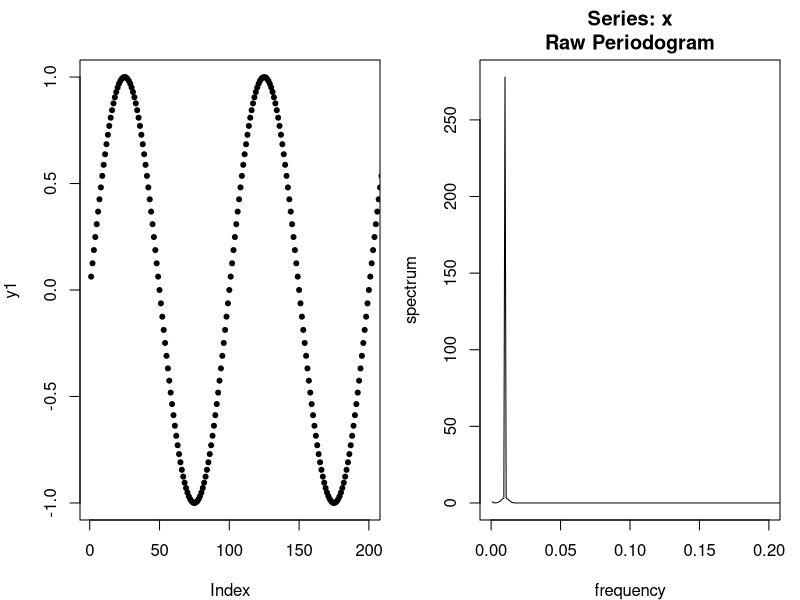
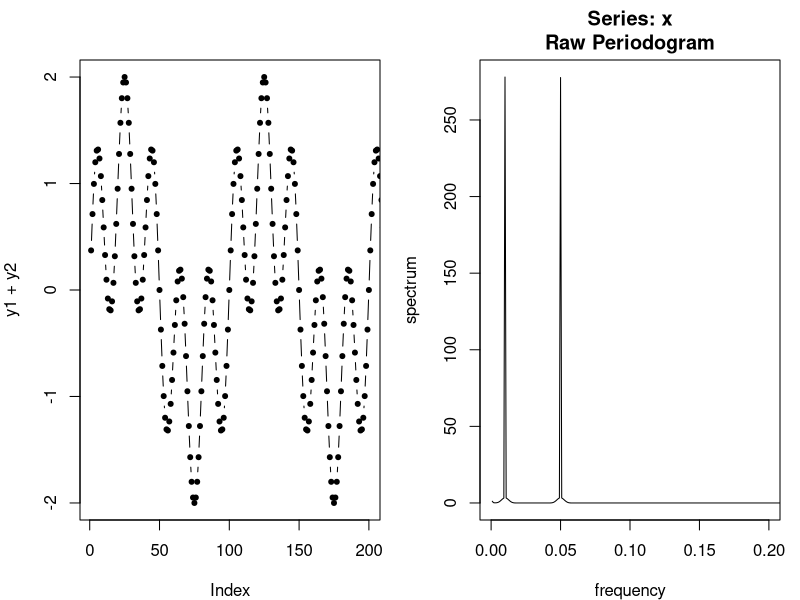
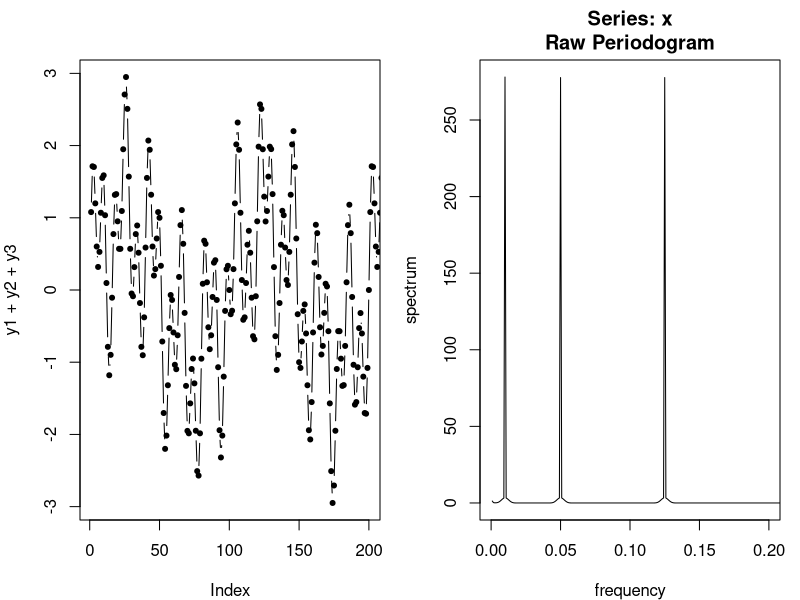
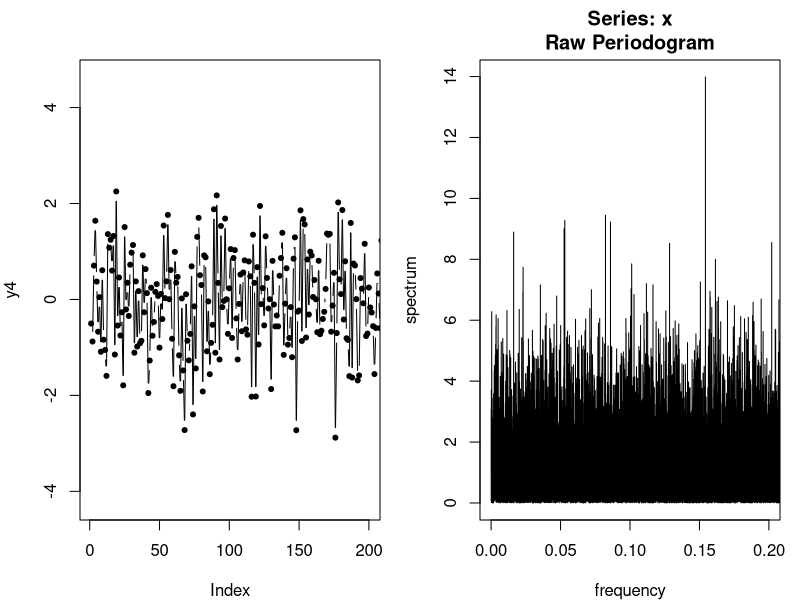

Source code (R) for these figures, in order:
## ---- chunk 1
#| code-fold: true
#| fig-cap: 'Single waveform viewed in the time domain and the frequency domain'
par(mfrow=c(1,2),mar=c(4, 4, 3, 1))
y1 <- sin((1:1200)*2*pi/100)
plot(y1,type='b',pch=20,xlim=c(1,200))
spectrum(y1,log='no',xlim=c(0,0.2))
## ---- chunk 2
#| code-fold: true
#| fig-cap: 'Double waveform viewed in the time domain and the frequency domain'
par(mfrow=c(1,2),mar=c(4, 4, 3, 1))
y2 <- sin((1:1200)*2*pi/20)
plot(y1+y2,type='b',pch=20,xlim=c(1,200))
spectrum(y1+y2,log='no',xlim=c(0,0.2))
## ---- chunk 3
#| code-fold: true
#| fig-cap: 'Treble waveform viewed in the time domain and the frequency domain'
par(mfrow=c(1,2),mar=c(4, 4, 3, 1))
y3 <- sin((1:1200)*2*pi/8)
plot(y1+y2+y3,type='b',pch=20,xlim=c(1,200))
spectrum(y1+y2+y3,log='no',xlim=c(0,0.2))
## ---- chunk 4
#| code-fold: true
#| fig-cap: 'Standard normal data viewed in the time domain and the frequency domain'
par(mfrow=c(1,2),mar=c(4, 4, 3, 1))
y4 <- rnorm(100000)
plot(y4,type='b',pch=20,xlim=c(1,200))
spectrum(y4,log='no',xlim=c(0,0.2))
